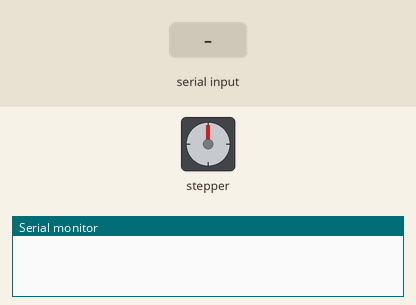
Recording of a sketch running on a simulated Arduino Uno, built with avr-gcc and run on an emulated ATmega328P. On the bench: stepper motor, the last lines printed to the serial monitor. Inputs (shaded band) come from the test bench. Stepper angles assume 200 steps per turn.

Above: at 1.2 s.
1.3 s: "+" received over Serial
At 1.95 s:
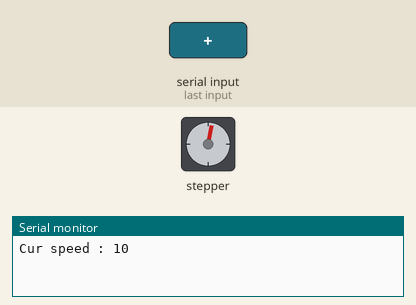
At 2.65 s:
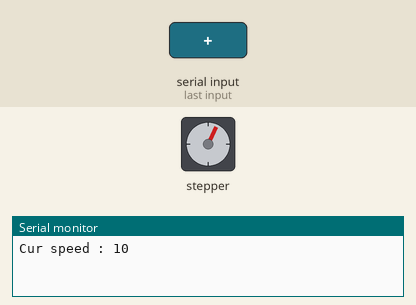
4.3 s: "*" received over Serial
At 4.7 s:
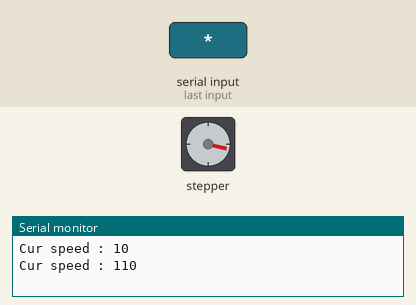
7.3 s: byte 46 ('.') received over Serial
10.3 s: "-" received over Serial
13.3 s: "1" received over Serial
Timing chart, 0 to 20.3 s (numbered marks = the images above; inputs shaded):
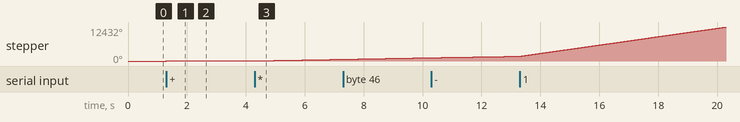

The sketch:

MotorTest.ino
```cpp
#include <AccelStepper.h>

#define TEST_SPEED 1

// Define a stepper and the pins it will use
AccelStepper stepper(AccelStepper::DRIVER,2,15); // Defaults to AccelStepper::FULL4WIRE (4 pins) on 2, 3, 4, 5

bool faultVal;

bool active = true;

#if TEST_SPEED
int curSpeed = 0;
#endif

void setup()
{
  Serial.begin(9600);
  // Change these to suit your stepper if you want

  stepper.setAcceleration(5000);
  stepper.setMaxSpeed(8000);
  stepper.moveTo(12000);


  #if TEST_SPEED
  stepper.setSpeed(curSpeed);
  return;
  #endif
}

void loop()
{
  #if TEST_SPEED
   while(Serial.available() > 0)
   {
      char c = Serial.read();
      switch(c)
      {
        case '+': curSpeed += 10; break;
        case '-': curSpeed -= 10; break;
        case '*': curSpeed += 100; break;
        case '/': curSpeed -= 100; break;
        case '0': curSpeed = 0; break;
        case '1': curSpeed = 1000; break;
        case '2': curSpeed = 2000; break;
        case '3': curSpeed = 3000; break;
        case '4': curSpeed = 4000; break;
        case 'a':
        case '.':
        {
          active = !active;
          Serial.println("active "+String(active));
          if(active)stepper.moveTo(-stepper.currentPosition());
        }
         break;
      }

      stepper.setSpeed(curSpeed);
      Serial.println("Cur speed : "+String(curSpeed));
   }

    stepper.runSpeed();
    return;
    #endif

    // If at the end of travel go to the other end

    if (active && stepper.distanceToGo() == 0)
    {
      Serial.println("Move to "+ String(-stepper.currentPosition()));
      stepper.moveTo(-stepper.currentPosition());
    }

    stepper.run();

}
```

Measured:
- after the input at 1.3 s, stepper: keeps turning clockwise at about 19°/s, starting at once
